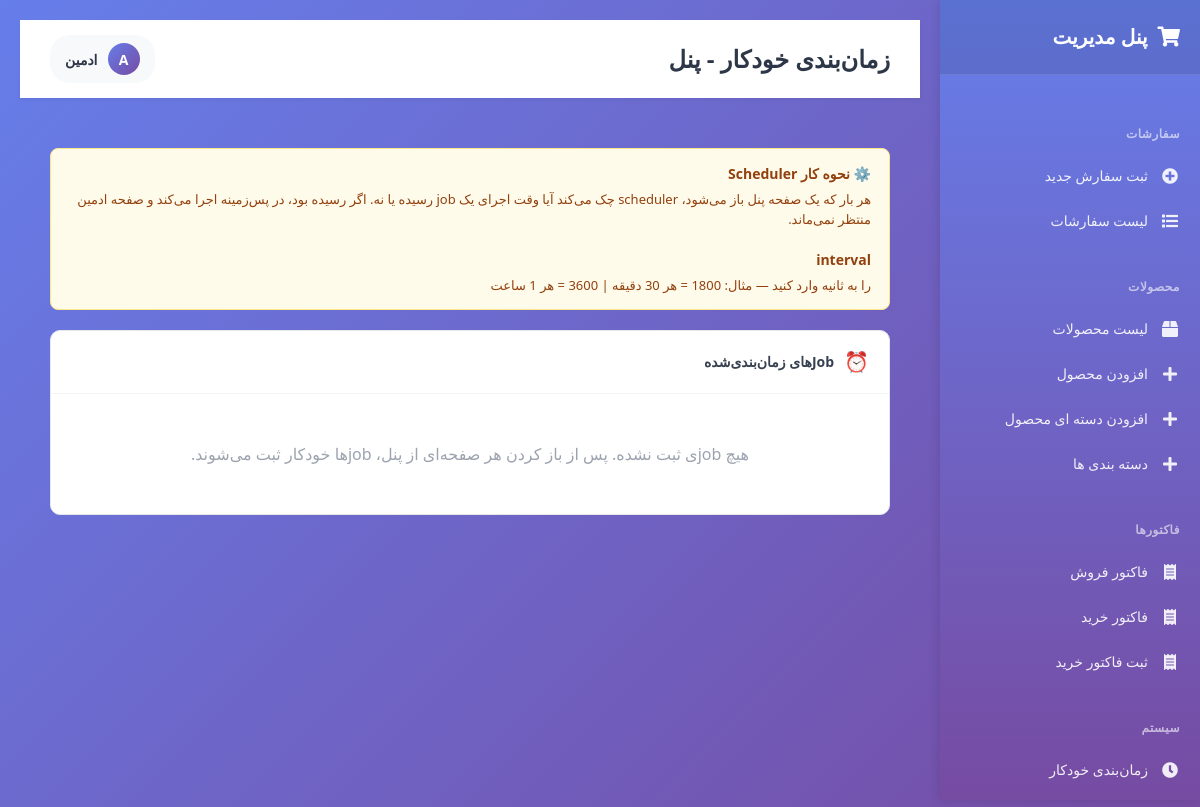
The page /pages/scheduler-settings-page.php (signed in) on the database as committed earlier.
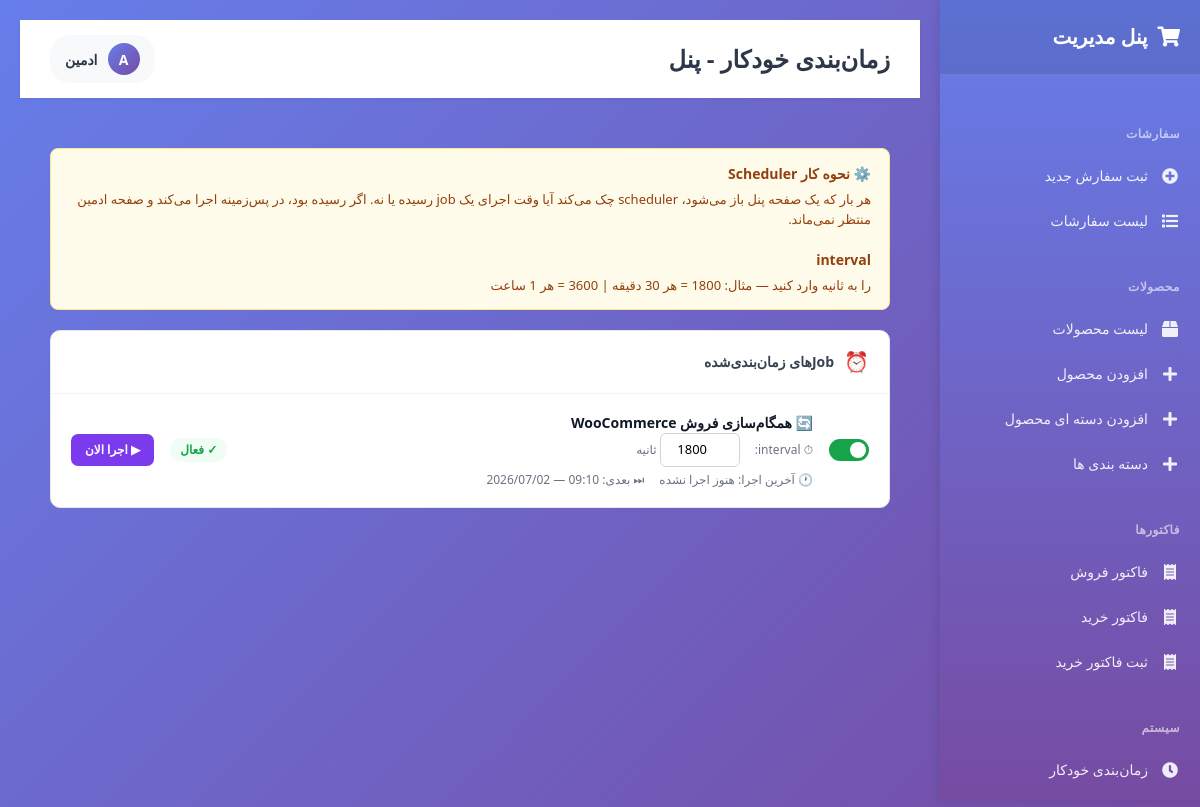
The same page on the database as committed later.
### tables this page shows
CREATE TABLE IF NOT EXISTS `mn_scheduler` (
  `id`           int(11)      NOT NULL AUTO_INCREMENT,
  `job_name`     varchar(100) NOT NULL COMMENT 'نام job',
  `interval_sec` int(11)      NOT NULL DEFAULT 3600 COMMENT 'فاصله اجرا به ثانیه',
  `last_run`     datetime     DEFAULT NULL COMMENT 'آخرین اجرا',
  `next_run`     datetime     DEFAULT NULL COMMENT 'زمان اجرای بعدی',
  `is_running`   tinyint(1)   DEFAULT 0 COMMENT 'در حال اجرا؟',
  `last_result`  text         DEFAULT NULL COMMENT 'نتیجه آخرین اجرا',
  `enabled`      tinyint(1)   DEFAULT 1 COMMENT 'فعال؟',
  `created_at`   datetime     DEFAULT CURRENT_TIMESTAMP,

  PRIMARY KEY (`id`),
  UNIQUE KEY `job_name` (`job_name`)
);

### includes/auth-check.php (called while the page is built, shortened)
<?php
function get_panel_user() {
    return [
        'id' => $_SESSION['panel_user_id'] ?? null,
        'username' => $_SESSION['panel_username'] ?? null,
        'full_name' => $_SESSION['panel_full_name'] ?? null,
        'role' => $_SESSION['panel_role'] ?? null
    ];
}

### config/database.php (called while the page is built, shortened)
<?php
class MN_Database {
    private static $instance = null;
    private $connection;
     private $config = [
        'host' => 'localhost',
        'dbname' => 'dbname',
        'user' => 'root',
        'pass' => '',
        'charset' => 'utf8mb4'
    ];
    public static function get_instance() {
        if (self::$instance === null) {
            self::$instance = new self();
        }
        return self::$instance;
    }
    private function __construct() {
        try {
            $dsn = sprintf(
                'mysql:host=%s;dbname=%s;charset=%s',
                $this->config['host'],
                $this->config['dbname'],
                $this->config['charset']
            );
            $this->connection = new PDO(
                $dsn,
                $this->config['user'],
                $this->config['pass'],
                [
                    PDO::ATTR_ERRMODE => PDO::ERRMODE_EXCEPTION,
                    PDO::ATTR_DEFAULT_FETCH_MODE => PDO::FETCH_OBJ,
                    PDO::ATTR_EMULATE_PREPARES => false,
                    PDO::MYSQL_ATTR_INIT_COMMAND => "SET NAMES {$this->config['charset']}"
                ]
            );
        } catch (PDOException $e) {
            die('Database Connection Failed: ' . $e->getMessage());
        }
    }
    public function get_results($query, $params = []) {
        try {
            $stmt = $this->connection->prepare($query);
            $stmt->execute($params);
            return $stmt->fetchAll();
        } catch (PDOException $e) {
            error_log('DB Error (get_results): ' . $e->getMessage());
            return [];
        }
    }
}

### includes/class-scheduler.php (called while the page is built, shortened)
<?php
if (class_exists('MN_Scheduler')) return;
require_once __DIR__ . '/../config/database.php';
class MN_Scheduler {
    private static $instance = null;
    private $db;
    private function __construct() {
        $this->db = MN_Database::get_instance();
    }
    public static function get_instance() {
        if (!self::$instance) self::$instance = new self();
        return self::$instance;
    }
    private function fire($job) {
        $this->db->update('mn_scheduler', [
            'is_running' => 1,
            'last_run'   => date('Y-m-d H:i:s'),
        ], ['id' => $job->id]);
    }
    public function register($job_name, $interval_sec, $enabled = true) {
        $exists = $this->db->get_var(
            "SELECT id FROM mn_scheduler WHERE job_name = ?", [$job_name]
        );
        if (!$exists) {
            $this->db->insert('mn_scheduler', [
                'job_name'     => $job_name,
                'interval_sec' => $interval_sec,
                'next_run'     => date('Y-m-d H:i:s'),
                'enabled'      => $enabled ? 1 : 0,
            ]);
        }
    }
    public function get_jobs() {
        return $this->db->get_results(
            "SELECT * FROM mn_scheduler ORDER BY job_name"
        );
    }
    private function get_secret() {
        try {
            $s = MN_Settings::get('scheduler_secret', '');
            if (!$s) {
                $s = bin2hex(random_bytes(16));
                $this->db->insert('mn_settings', [
                    'setting_key'   => 'scheduler_secret',
                    'setting_value' => $s,
                ]);
            }
            return $s;
        } catch (Exception $e) {
            return 'mn_scheduler_default';
        }
    }
}

### pages/scheduler-settings-page.php (the view, shortened to what this page needs)
<?php
require_once __DIR__ . '/../includes/auth-check.php';
require_once __DIR__ . '/../includes/class-scheduler.php';
$scheduler = MN_Scheduler::get_instance();
$page_title = 'زمان‌بندی خودکار - پنل';
$jobs = $scheduler->get_jobs();
?>
<div class="help-box">
    <strong>⚙️ نحوه کار Scheduler</strong>
    هر بار که یک صفحه پنل باز می‌شود، scheduler چک می‌کند آیا وقت اجرای یک job رسیده یا نه.
    اگر رسیده بود، در پس‌زمینه اجرا می‌کند و صفحه ادمین منتظر نمی‌ماند.
    <br><br>
    <strong>interval</strong> را به ثانیه وارد کنید — مثال: 1800 = هر 30 دقیقه | 3600 = هر 1 ساعت
</div>
<div class="scheduler-card">
    <div class="sch-header">
        <span style="font-size:20px;">⏰</span>
        <h2>Jobهای زمان‌بندی‌شده</h2>
    </div>
    <?php if (empty($jobs)): ?>
    <div style="padding:48px;text-align:center;color:#9ca3af;">
        هیچ jobی ثبت نشده. پس از باز کردن هر صفحه‌ای از پنل، jobها خودکار ثبت می‌شوند.
    </div>
    <?php else: ?>
    <?php foreach ($jobs as $job):
        $status_class = $job->is_running ? 'sch-running' : ($job->enabled ? 'sch-waiting' : 'sch-disabled');
        $status_text  = $job->is_running ? '⏳ در حال اجرا' : ($job->enabled ? '✓ فعال' : '— غیرفعال');
        $next_run     = $job->next_run ? date('H:i — Y/m/d', strtotime($job->next_run)) : '—';
        $last_run     = $job->last_run ? date('H:i — Y/m/d', strtotime($job->last_run)) : 'هنوز اجرا نشده';
        $job_labels = [
            'wc_sales_sync' => '🔄 همگام‌سازی فروش WooCommerce',
        ];
        $label = $job_labels[$job->job_name] ?? $job->job_name;
    ?>
    <div class="sch-row" id="job-<?php echo $job->id; ?>">
        <label class="toggle-sw">
            <span class="toggle-sl"></span>
        </label>
        <div style="flex:1;min-width:200px;">
            <div class="sch-name"><?php echo htmlspecialchars($label); ?></div>
            <div class="sch-meta">
                <span>⏱ interval:</span>
                <input type="number" class="interval-input" value="<?php echo $job->interval_sec; ?>"
                       id="interval-<?php echo $job->id; ?>"
                       onchange="updateInterval(<?php echo $job->id; ?>, this.value)"
                       min="60" step="60"> ثانیه
            </div>
            <div class="sch-meta" style="margin-top:4px;">
                <span>🕐 آخرین اجرا: <?php echo $last_run; ?></span>
                <span>⏭ بعدی: <?php echo $next_run; ?></span>
            </div>
        </div>
        <span class="sch-status <?php echo $status_class; ?>"><?php echo $status_text; ?></span>
        <button class="btn-run" id="run-<?php echo $job->id; ?>"
                onclick="runNow(<?php echo $job->id; ?>)" <?php echo $job->is_running ? 'disabled' : ''; ?>>
            ▶ اجرا الان
        </button>
    </div>
    <?php endforeach; ?>
    <?php endif; ?>
</div>
<?php
$content = ob_get_clean();
require_once __DIR__ . '/layout.php';
?>

### pages/layout.php (shortened to what this page needs)
<!DOCTYPE html>
<html lang="fa" dir="rtl">
<head>
    <link rel="stylesheet" href="https://cdn.jsdelivr.net/npm/bootstrap@5.3.3/dist/css/bootstrap.rtl.min.css">
    <link rel="stylesheet" href="../assets/css/all.min.css">
    <link rel="stylesheet" href="https://cdn.jsdelivr.net/npm/sweetalert2@11.26.25/dist/sweetalert2.min.css">
    <link rel="stylesheet" href="../assets/css/main.css">
</head>
<body>
    <aside class="sidebar" id="sidebar">
        <div class="sidebar-header">
            <h3>
                <i class="fas fa-shopping-cart"></i>
                پنل مدیریت
            </h3>
        </div>
        <nav class="sidebar-menu">
       <nav class="sidebar-menu">
            <div class="menu-section">
                <div class="menu-section-title">سفارشات</div>
                <a href="index.php" class="menu-item <?php echo basename($_SERVER['PHP_SELF']) == 'index.php' ? 'active' : ''; ?>">
                    <i class="fas fa-plus-circle"></i>
                    <span>ثبت سفارش جدید</span>
                </a>
                <a href="orders-list.php" class="menu-item <?php echo basename($_SERVER['PHP_SELF']) == 'orders-list.php' ? 'active' : ''; ?>">
                    <i class="fas fa-list"></i>
                    <span>لیست سفارشات</span>
                </a>
            </div>
            <div class="menu-section">
                <div class="menu-section-title">محصولات</div>
                <a href="products-page.php" class="menu-item <?php echo basename($_SERVER['PHP_SELF']) == 'products-page.php' ? 'active' : ''; ?>">
                    <i class="fas fa-box"></i>
                    <span>لیست محصولات</span>
                </a>
                <a href="create-product.php" class="menu-item <?php echo basename($_SERVER['PHP_SELF']) == 'create-product.php' ? 'active' : ''; ?>">
                    <i class="fas fa-plus"></i>
                    <span>افزودن محصول</span>
                </a>
                <a href="import-products.php" class="menu-item <?php echo basename($_SERVER['PHP_SELF']) == 'import-products.php' ? 'active' : ''; ?>">
                    <i class="fas fa-plus"></i>
                    <span>افزودن دسته ای محصول </span>
                </a>
                <a href="panel-categories.php" class="menu-item <?php echo basename($_SERVER['PHP_SELF']) == 'panel-categories.php' ? 'active' : ''; ?>">
                    <i class="fas fa-plus"></i>
                    <span>دسته بندی ها</span>
                </a>
            </div>
            <div class="menu-section">
                <div class="menu-section-title">فاکتورها</div>
                <a href="wc-sales-page.php" class="menu-item <?php echo basename($_SERVER['PHP_SELF']) == 'wc-sales-page.php' ? 'active' : ''; ?>">
                    <i class="fas fa-receipt"></i>
                    <span>فاکتور فروش</span>
                </a>
                <a href="invoices.php" class="menu-item <?php echo basename($_SERVER['PHP_SELF']) == 'invoices.php' ? 'active' : ''; ?>">
                    <i class="fas fa-receipt"></i>
                    <span>فاکتور خرید</span>
                </a>
                <a href="create-invoice.php" class="menu-item <?php echo basename($_SERVER['PHP_SELF']) == 'create-invoice.php' ? 'active' : ''; ?>">
                    <i class="fas fa-receipt"></i>
                    <span>ثبت فاکتور خرید</span>
                </a>
            </div>
            <div class="menu-section">
                <div class="menu-section-title">سیستم</div>
                <a href="scheduler-settings.php" class="menu-item <?php echo basename($_SERVER['PHP_SELF']) == 'scheduler-settings.php' ? 'active' : ''; ?>">
                    <i class="fas fa-clock"></i>
                    <span>زمان‌بندی خودکار</span>
                </a>
                <a href="#" class="menu-item" onclick="mnLogout(event)">
                </a>
            </div>
        </nav>
    </aside>
    <main class="main-content">
        <div class="top-bar">
            <div class="d-flex align-items-center gap-3">
                <h1 class="page-title"><?php echo $page_title ?? 'پنل مدیریت'; ?></h1>
            </div>
            <div class="top-actions">
                <div class="user-info">
                    <div class="user-avatar">
                        <?php
                        $user = get_panel_user();
                        echo mb_substr($user['name'] ?? 'A', 0, 1);
                        ?>
                    </div>
                    <span class="user-name"><?php echo $user['name'] ?? 'ادمین'; ?></span>
                </div>
            </div>
        </div>
        <div class="content-area">
            <?php echo $content ?? ''; ?>
        </div>
    </main>
    <?php
    if (!defined('DOING_AJAX')) {
        try {
            require_once __DIR__ . '/../includes/class-scheduler.php';
        } catch (Exception $e) {
            error_log('Scheduler error in layout: ' . $e->getMessage());
        }
    }
    ?>
</body>
</html>

### assets/css/main.css (style rules this page uses)
* { margin: 0; padding: 0; box-sizing: border-box; }
body { font-family: 'Vazirmatn', 'Segoe UI', Tahoma, sans-serif; background: linear-gradient(135deg, #667eea 0%, #764ba2 100%); min-height: 100vh; padding: 20px; color: #333; }
.user-info { color: #666; font-size: 14px; }
.main-content { display: flex; flex-direction: column; gap: 20px; }
.sidebar { position: fixed; right: 0; top: 0; width: 260px; height: 100vh; background: linear-gradient(180deg, #667eea 0%, #764ba2 100%); box-shadow: -2px 0 10px rgba(0,0,0,0.1); z-index: 1000; overflow-y: auto; }
.sidebar-header { padding: 25px 20px; background: rgba(0,0,0,0.1); border-bottom: 1px solid rgba(255,255,255,0.1); }
.sidebar-header h3 { color: white; font-size: 20px; font-weight: 700; margin: 0; display: flex; align-items: center; gap: 10px; }
.sidebar-menu { padding: 20px 0; }
.menu-section { margin-bottom: 25px; }
.menu-section-title { padding: 10px 20px; color: rgba(255,255,255,0.6); font-size: 12px; font-weight: 600; text-transform: uppercase; letter-spacing: 0.5px; }
.menu-item { display: flex; align-items: center; padding: 12px 20px; color: rgba(255,255,255,0.9); text-decoration: none; transition: all 0.3s; gap: 12px; font-size: 14px; }
.menu-item i { width: 20px; text-align: center; font-size: 16px; }
.main-content { margin-right: 260px; min-height: 100vh; padding: 0; }
.top-bar { background: white; padding: 15px 30px; box-shadow: 0 2px 4px rgba(0,0,0,0.05); display: flex; justify-content: space-between; align-items: center; position: sticky; top: 0; z-index: 100; }
.page-title { font-size: 24px; font-weight: 700; color: #2d3748; margin: 0; }
.top-actions { display: flex; gap: 10px; align-items: center; }
.user-info { display: flex; align-items: center; gap: 10px; padding: 8px 15px; background: #f8f9fa; border-radius: 20px; }
.user-avatar { width: 32px; height: 32px; border-radius: 50%; background: linear-gradient(135deg, #667eea 0%, #764ba2 100%); display: flex; align-items: center; justify-content: center; color: white; font-weight: 600; font-size: 14px; }
.user-name { font-size: 14px; font-weight: 600; color: #2d3748; }
.content-area { padding: 30px; }

### pages/scheduler-settings-page.php (style rules this page uses)
.scheduler-card { background:#fff;border:1px solid #e5e7eb;border-radius:10px;overflow:hidden; }
.sch-header { padding:16px 20px;border-bottom:1px solid #f3f4f6;display:flex;align-items:center;gap:10px; }
.sch-header h2 { font-size:14px;font-weight:700;color:#374151;margin:0; }
.sch-row { display:flex;align-items:center;gap:16px; padding:18px 20px;border-bottom:1px solid #f3f4f6;flex-wrap:wrap; }
.sch-row:last-child { border-bottom:none; }
.sch-name { font-weight:700;color:#111827;font-size:14px;min-width:180px; }
.sch-meta { font-size:12px;color:#6b7280; }
.sch-meta span { margin-left:12px; }
.sch-status { font-size:12px;padding:3px 10px;border-radius:20px;font-weight:600; }
.sch-waiting { background:#f0fdf4;color:#16a34a; }
.toggle-sw { position:relative;width:40px;height:22px;flex-shrink:0; }
.toggle-sl { position:absolute;inset:0;background:#d1d5db;border-radius:22px;cursor:pointer;transition:background .2s; }
.toggle-sl:before { content:"";position:absolute;width:16px;height:16px;left:3px;top:3px;background:#fff;border-radius:50%;transition:transform .2s; }
.toggle-sw input:checked + .toggle-sl { background:#16a34a; }
.toggle-sw input:checked + .toggle-sl:before { transform:translateX(18px); }
.interval-input { width:80px;padding:6px 8px;border:1px solid #d1d5db;border-radius:6px;font-size:13px;font-family:inherit;text-align:center; }
.btn-run { padding:7px 14px;background:#7c3aed;color:#fff;border:none;border-radius:7px;font-size:12px;font-family:inherit;cursor:pointer;font-weight:600;transition:background .15s; }
.help-box { background:#fffbeb;border:1px solid #fde68a;border-radius:8px;padding:14px 18px;margin-bottom:20px;font-size:13px;color:#92400e; }
.help-box strong { display:block;margin-bottom:6px;font-size:14px; }

Rows that differ between the two databases and show on the page:
added mn_scheduler: job_name "🔄 همگام‌سازی فروش WooCommerce", interval_sec "1800", last_run "هنوز اجرا نشده", next_run "09:10 — 2026/07/02", status_text "✓ فعال"
Other text that changed with them:
text no longer shown: "هیچ jobی ثبت نشده. پس از باز کردن هر صفحه‌ای از پنل، jobها خودکار ثبت می‌شوند."
